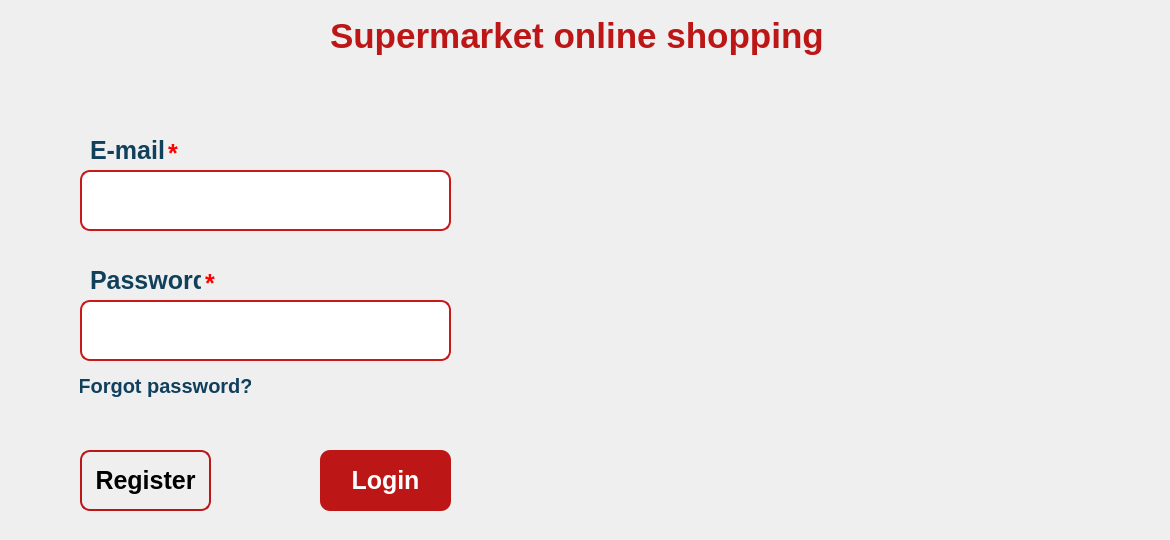
     <widget class="QWidget" name="login_page">
      <property name="styleSheet">
       <string notr="true">QWidget#login_page{
background-color: white;
}</string>
      </property>
      <widget class="QLabel" name="label_5">
       <property name="geometry">
        <rect>
         <x>168</x>
         <y>143</y>
         <width>21</width>
         <height>20</height>
        </rect>
       </property>
       <property name="styleSheet">
        <string notr="true">color: red;
font-weight:bold;
font-size: 25px;</string>
       </property>
       <property name="text">
        <string>*</string>
       </property>
      </widget>
      <widget class="QPushButton" name="login_btn_loginpage">
       <property name="geometry">
        <rect>
         <x>320</x>
         <y>450</y>
         <width>131</width>
         <height>61</height>
        </rect>
       </property>
       <property name="styleSheet">
        <string notr="true">background-color: #BD1616;
color: #FFFFFF;
border-radius: 10px;
font-size: 25px;
font-weight: bold</string>
       </property>
       <property name="text">
        <string>Login</string>
       </property>
      </widget>
      <widget class="QLabel" name="label_2">
       <property name="geometry">
        <rect>
         <x>90</x>
         <y>140</y>
         <width>81</width>
         <height>20</height>
        </rect>
       </property>
       <property name="styleSheet">
        <string notr="true">font-size: 25px;
font-weight: bold;
color: #11405C;</string>
       </property>
       <property name="text">
        <string>E-mail</string>
       </property>
      </widget>
      <widget class="QLabel" name="label">
       <property name="geometry">
        <rect>
         <x>330</x>
         <y>10</y>
         <width>501</width>
         <height>51</height>
        </rect>
       </property>
       <property name="styleSheet">
        <string notr="true">color: #BD1616;
font-size: 35px;
font-weight: bold;</string>
       </property>
       <property name="text">
        <string>Supermarket online shopping</string>
       </property>
      </widget>
      <widget class="QLineEdit" name="email_input_login">
       <property name="geometry">
        <rect>
         <x>80</x>
         <y>170</y>
         <width>371</width>
         <height>61</height>
        </rect>
       </property>
       <property name="styleSheet">
        <string notr="true">border-style: solid;
border-radius: 10px;
border-width: 2px;
border-color: #C81818;
background-color: #FFFFFF;
font-size: 25px;</string>
       </property>
      </widget>
      <widget class="QLineEdit" name="password_input_login">
       <property name="geometry">
        <rect>
         <x>80</x>
         <y>300</y>
         <width>371</width>
         <height>61</height>
        </rect>
       </property>
       <property name="styleSheet">
        <string notr="true">border-style: solid;
border-radius: 10px;
border-width: 2px;
border-color: #C81818;
background-color: #FFFFFF;
font-size: 25px;</string>
       </property>
      </widget>
      <widget class="QPushButton" name="forget_password_btn_login">
       <property name="geometry">
        <rect>
         <x>80</x>
         <y>370</y>
         <width>171</width>
         <height>31</height>
        </rect>
       </property>
       <property name="styleSheet">
        <string notr="true">font-size: 20px;
color: #11405C;
font-weight: bold;
border-width: 1px;
border-color: red;
border-radius: 2px;</string>
       </property>
       <property name="text">
        <string>Forgot password?</string>
       </property>
      </widget>
      <widget class="QLabel" name="label_4">
       <property name="geometry">
        <rect>
         <x>205</x>
         <y>273</y>
         <width>63</width>
         <height>20</height>
        </rect>
       </property>
       <property name="styleSheet">
        <string notr="true">color: red;
font-weight:bold;
font-size: 25px;</string>
       </property>
       <property name="text">
        <string>*</string>
       </property>
      </widget>
      <widget class="QPushButton" name="register_btn_loginpage">
       <property name="geometry">
        <rect>
         <x>80</x>
         <y>450</y>
         <width>131</width>
         <height>61</height>
        </rect>
       </property>
       <property name="styleSheet">
        <string notr="true">border-color: #BD1616;
border-style:solid;
border-width: 2px;
border-radius: 10px;
font-size: 25px;
font-weight: bold;</string>
       </property>
       <property name="text">
        <string>Register</string>
       </property>
      </widget>
      <widget class="QLabel" name="label_3">
       <property name="geometry">
        <rect>
         <x>90</x>
         <y>270</y>
         <width>111</width>
         <height>20</height>
        </rect>
       </property>
       <property name="styleSheet">
        <string notr="true">font-size: 25px;
font-weight: bold;
color: #11405C;</string>
       </property>
       <property name="text">
        <string>Password</string>
       </property>
      </widget>
      <widget class="QPushButton" name="eyepassword_hide_login">
       <property name="geometry">
        <rect>
         <x>418</x>
         <y>316</y>
         <width>21</width>
         <height>31</height>
        </rect>
       </property>
       <property name="text">
        <string/>
       </property>
       <property name="icon">
        <iconset resource="resources.qrc">
         <normaloff>:/imgs/sellereyepass/hide.png</normaloff>:/imgs/sellereyepass/hide.png</iconset>
       </property>
       <property name="flat">
        <bool>true</bool>
       </property>
      </widget>
      <widget class="QPushButton" name="eyepassword_view_login">
       <property name="geometry">
        <rect>
         <x>418</x>
         <y>316</y>
         <width>21</width>
         <height>31</height>
        </rect>
       </property>
       <property name="text">
        <string/>
       </property>
       <property name="icon">
        <iconset resource="resources.qrc">
         <normaloff>:/imgs/sellereyepass/view.png</normaloff>:/imgs/sellereyepass/view.png</iconset>
       </property>
       <property name="flat">
        <bool>true</bool>
       </property>
      </widget>
      <widget class="QLabel" name="label_35">
       <property name="geometry">
        <rect>
         <x>510</x>
         <y>60</y>
         <width>651</width>
         <height>471</height>
        </rect>
       </property>
       <property name="text">
        <string/>
       </property>
       <property name="pixmap">
        <pixmap resource="resources.qrc">:/imgs/seller_login/seller_login_illustration.png</pixmap>
       </property>
      </widget>
     </widget>
